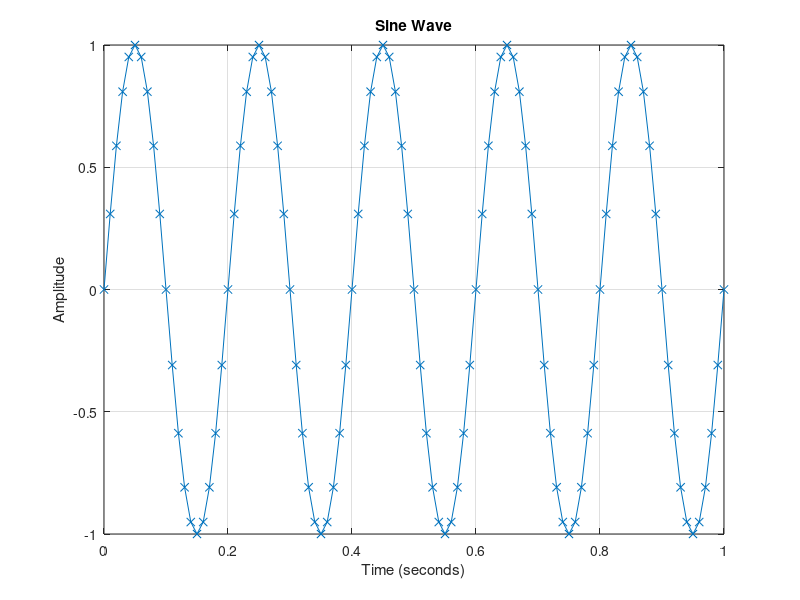
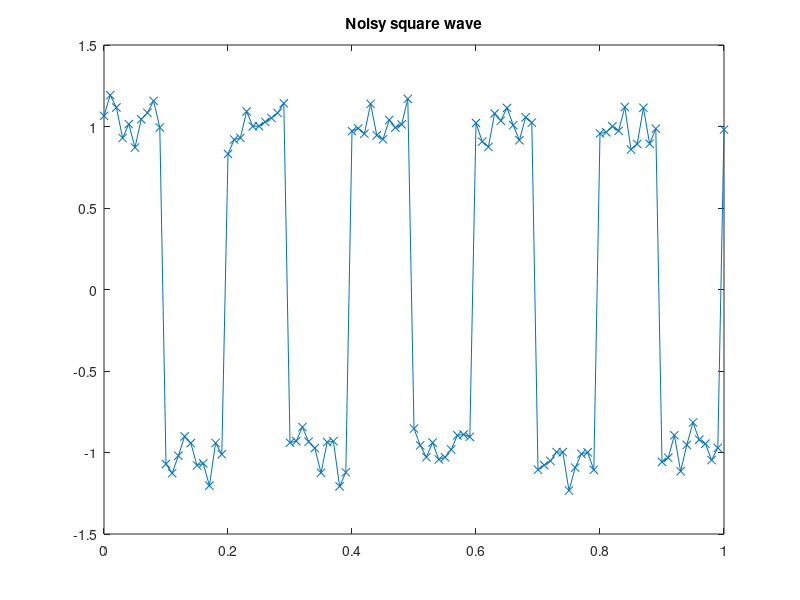

Source code (MATLAB) for these figures, in order:
% Generating signals
startTime = 0;
endTime = 1;
fs = 100; % sample time in hz

t = startTime:1/fs:endTime;

% generating sine wave
% s = sin(2*pi*f*t)
sig = sin(2*pi*5*t);
figure;
plot(t, sig, '-x');
title('Sine Wave');
xlabel('Time (seconds)');
ylabel('Amplitude');
grid on;
hold on

% create random noise vector
noise = 0.1*randn(size(sig));

% add rand noise vector to signal vector
sigNoisy = noise + t;

% generate square wave
sq = square(2*pi*5*t);
figure;
plot(t, sq, '-o');
title('square wave')

noise2 = 0.1*randn(size(sq));
sqNoisy = noise2  + sq;
plot(t, sqNoisy, '-x');
title('Noisy square wave');